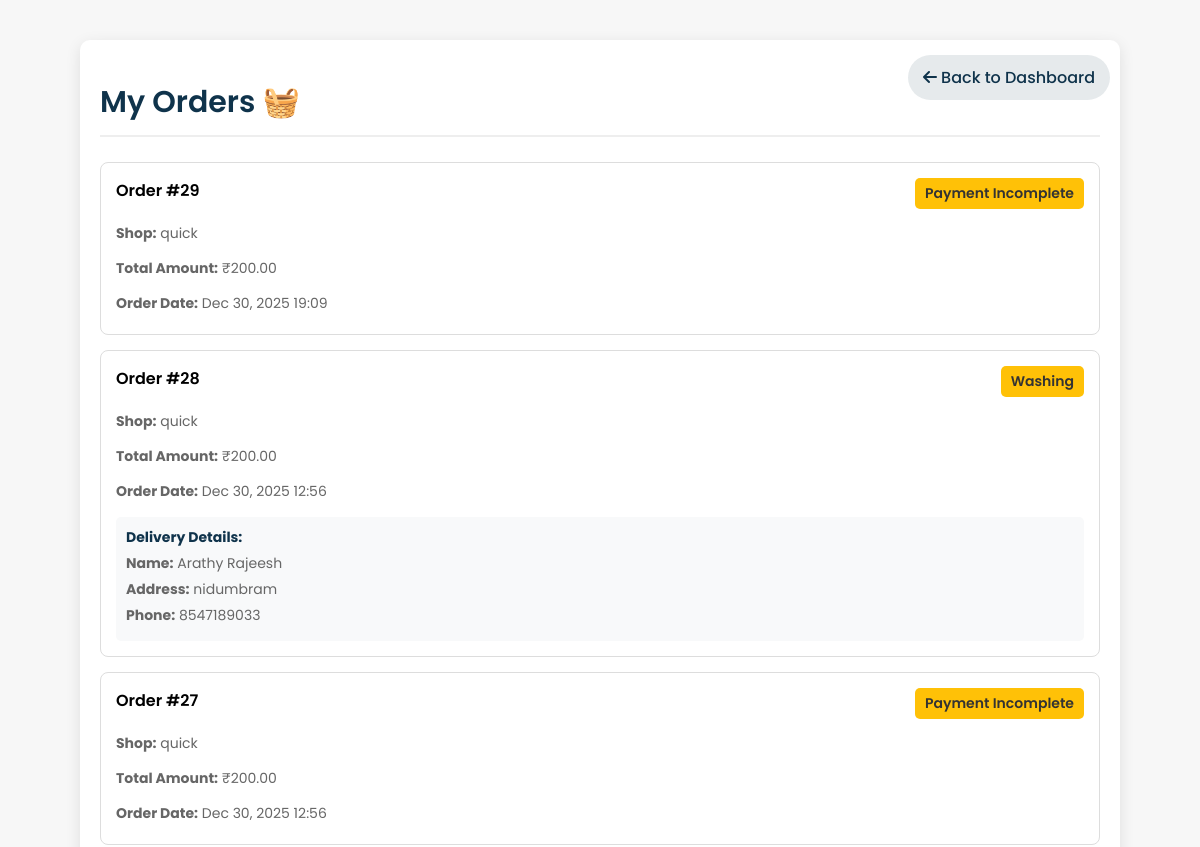
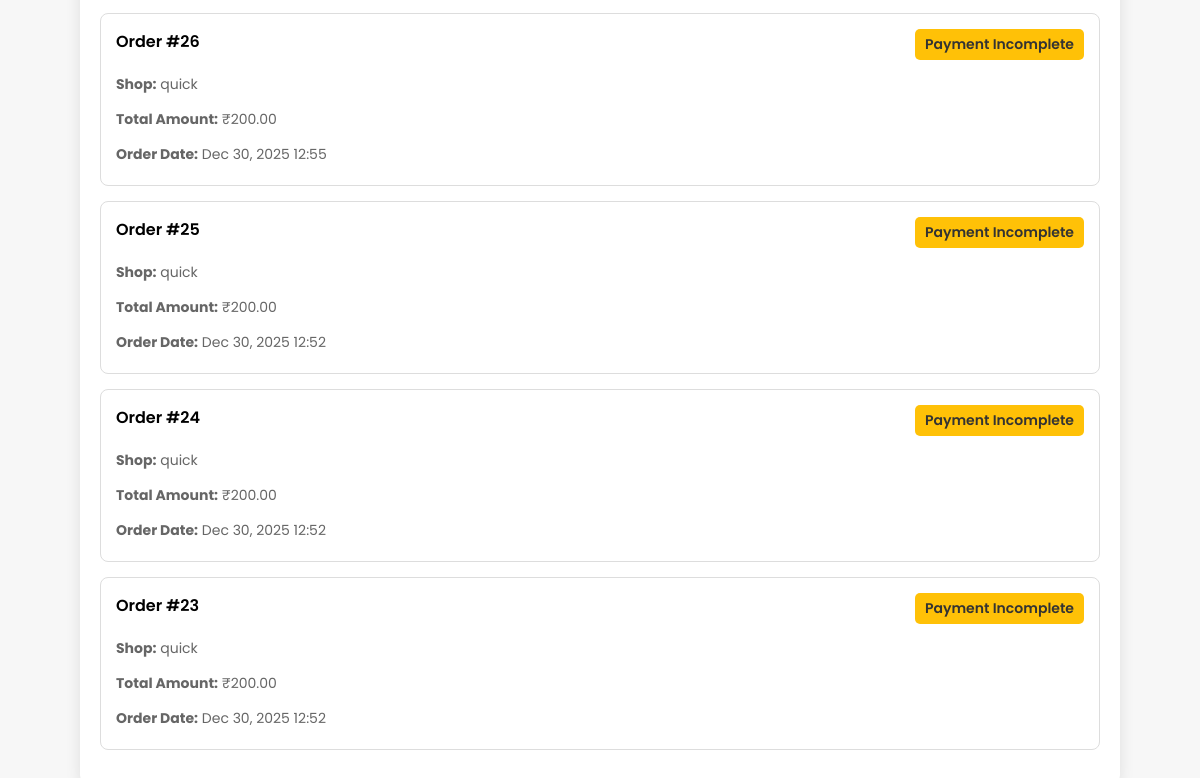
The app's page /orders/ (signed in), older data (2 pictures, top to bottom).
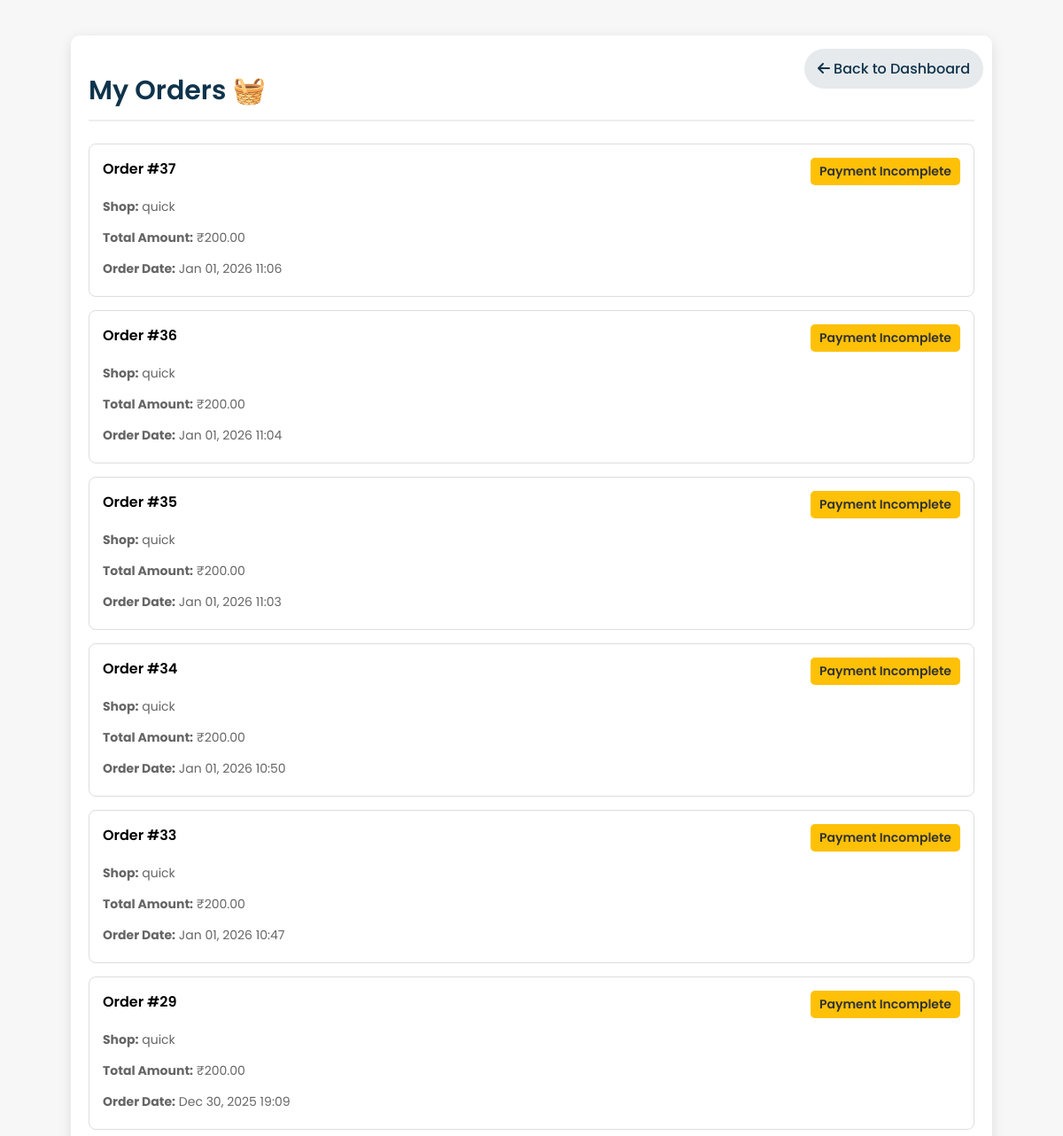
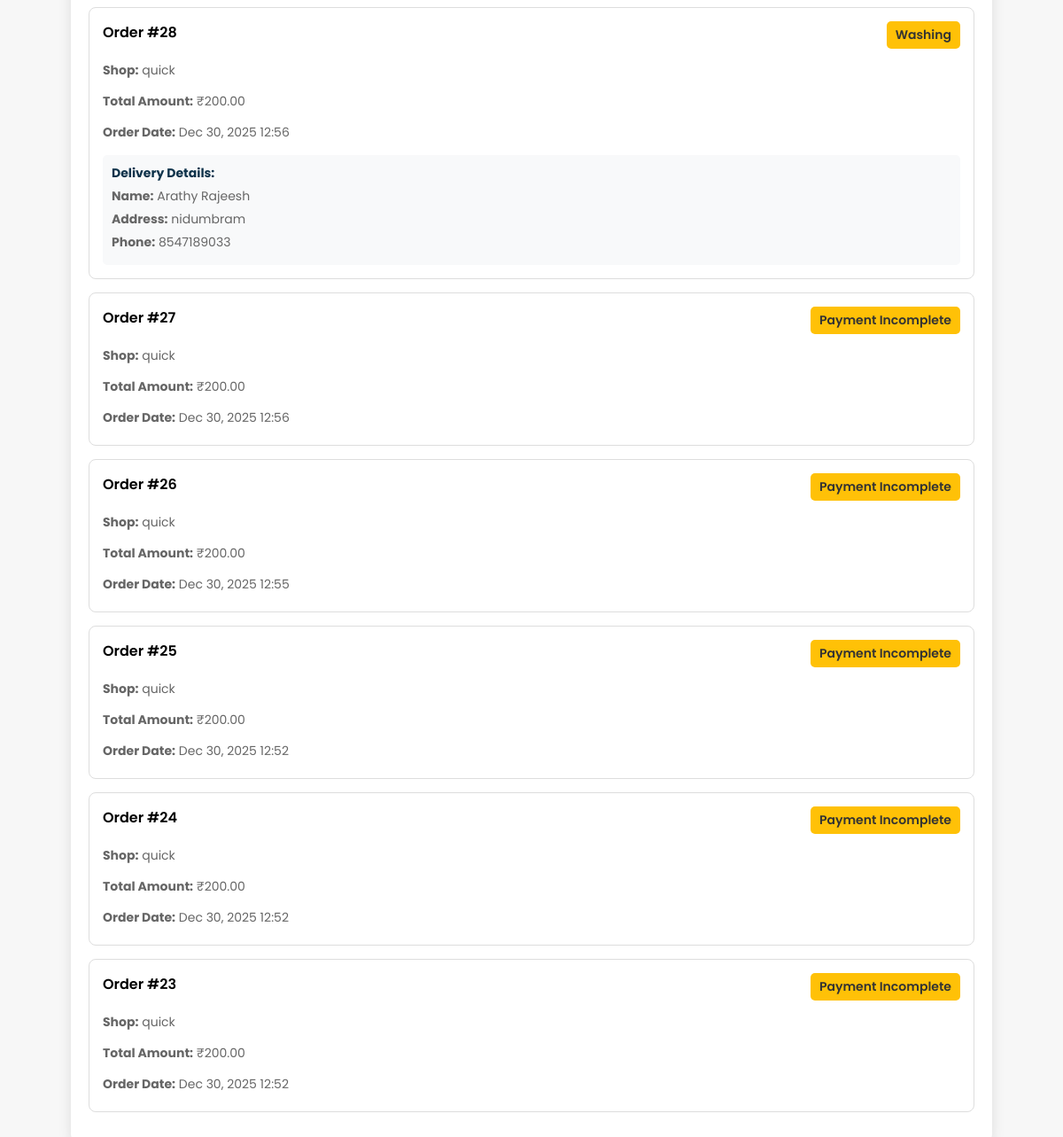
The same page, newer data (2 pictures, top to bottom).
### shop/models.py (models this page shows, shortened)
class Order(models.Model):
    STATUS_CHOICES = [
        ('Pending', 'Pending'),
        ('Washing', 'Washing'),
        ('Drying', 'Drying'),
        ('Ironing', 'Ironing'),
        ('Ready', 'Ready for Pickup'),
        ('Completed', 'Completed'),
    ]
    PAYMENT_CHOICES = [
        ('Pending', 'Pending'),
        ('Completed', 'Completed'),
    ]
    user = models.ForeignKey(User, on_delete=models.CASCADE)
    shop = models.ForeignKey(LaundryShop, on_delete=models.CASCADE)
    branch = models.ForeignKey(Branch, on_delete=models.CASCADE, blank=True, null=True)
    amount = models.DecimalField(max_digits=10, decimal_places=2)
    cloth_status = models.CharField(max_length=20, choices=STATUS_CHOICES, default='Pending')
    payment_status = models.CharField(max_length=20, choices=PAYMENT_CHOICES, default='Pending')
    pickup_date = models.DateTimeField(blank=True, null=True)
    delivery_date = models.DateTimeField(blank=True, null=True)
    delivery_name = models.CharField(max_length=100, blank=True)
    delivery_address = models.TextField(blank=True)
    delivery_phone = models.CharField(max_length=15, blank=True)
    special_instructions = models.TextField(blank=True)
    created_at = models.DateTimeField(default=timezone.now)
    delay_notified = models.BooleanField(default=False)
    thank_you_sent = models.BooleanField(default=False)
    platform_commission = models.DecimalField(max_digits=10, decimal_places=2, default=0, help_text="Platform commission amount")
    shop_amount = models.DecimalField(max_digits=10, decimal_places=2, default=0, help_text="Amount to be transferred to shop")
    razorpay_payment_id = models.CharField(max_length=100, blank=True, null=True, help_text="Razorpay payment ID")
    razorpay_order_id = models.CharField(max_length=100, blank=True, null=True, help_text="Razorpay order ID")
    transfer_id = models.CharField(max_length=100, blank=True, null=True, help_text="Razorpay transfer ID to shop")
    transfer_status = models.CharField(max_length=50, default='Pending', help_text="Status of transfer to shop")

class LaundryShop(models.Model):
    name = models.CharField(max_length=100, unique=True)
    email = models.EmailField(unique=True)
    password = models.CharField(max_length=128, blank=True)
    address = models.TextField(blank=True)
    phone = models.CharField(max_length=15, blank=True)
    city = models.CharField(max_length=100, blank=True)
    latitude = models.FloatField(blank=True, null=True)
    longitude = models.FloatField(blank=True, null=True)
    is_approved = models.BooleanField(default=False)
    is_open = models.BooleanField(default=True)
    created_at = models.DateTimeField(default=timezone.now)
    razorpay_account_id = models.CharField(
        max_length=100,
        blank=True,
        null=True,
        help_text="Razorpay Account ID for marketplace payments"
    )
    razorpay_key_id = models.CharField(
        max_length=100,
        blank=True,
        null=True,
        help_text="Razorpay Key ID for shop payments"
    )
    razorpay_key_secret = models.CharField(
        max_length=100,
        blank=True,
        null=True,
        help_text="Razorpay Key Secret for shop payments"
    )
    bank_account_holder_name = models.CharField(
        max_length=100,
        blank=True,
        null=True,
        help_text="Account holder name as per bank records"
    )
    bank_account_number = models.CharField(
        max_length=50,
        blank=True,
        null=True,
        help_text="Bank account number"
    )
    bank_ifsc_code = models.CharField(
        max_length=11,
        blank=True,
        null=True,
        help_text="IFSC code (e.g., HDFC0001234)"
    )
    bank_name = models.CharField(
        max_length=100,
        blank=True,
        null=True,
        help_text="Bank name (e.g., HDFC Bank, SBI)"
    )
    bank_branch = models.CharField(
        max_length=100,
        blank=True,
        null=True,
        help_text="Bank branch name"
    )
    bank_account_type = models.CharField(
        max_length=20,
        choices=[
            ('Savings', 'Savings'),
            ('Current', 'Current'),
        ],
        blank=True,
        null=True,
        help_text="Type of bank account"
    )

### shop/views.py (the view)
# urls.py: path("orders/", views.my_orders, name="orders"),
@login_required
def my_orders(request):
    user_orders = (
        Order.objects
        .filter(user=request.user)
        .select_related('shop', 'branch')
        .order_by('-created_at')
    )
    for order in user_orders:
        if order.branch:
            order.branch_rating = BranchRating.objects.filter(
                user=request.user,
                branch=order.branch
            ).first()
        if order.payment_status != "Completed":
            order.display_status = "Payment Incomplete"
        else:
            order.display_status = order.cloth_status
    return render(request, 'orders.html', {
        'orders': user_orders
    })

### shop/templates/orders.html (shortened to what this page needs)
{% load static %}
<!DOCTYPE html>
<html lang="en">
<head>
    <link rel="stylesheet" href="https://cdnjs.cloudflare.com/ajax/libs/font-awesome/6.0.0-beta3/css/all.min.css">
</head>
<body>
    <div class="page-container">
        <a href="{% url 'dashboard' %}" class="back-btn">
            <i class="fas fa-arrow-left"></i> Back to Dashboard
        </a>
        <h1 class="page-header">My Orders 🧺</h1>
        {% if orders %}
            {% for order in orders %}
            <div class="order-card {% if order.cloth_status == 'Completed' and order.payment_status == 'Completed' %}completed-highlight{% endif %}">
                <div class="order-header">
                    <span>Order #{{ order.id }}</span>
                    <div style="display: flex; flex-direction: column; align-items: flex-end; gap: 5px;">
                        <span class="order-status
                            {% if order.display_status == 'Payment Incomplete' %}status-pending
                            {% elif order.cloth_status == 'Pending' %}status-pending
                            {% elif order.cloth_status == 'Completed' %}status-completed
                            {% else %}status-processing{% endif %}">
                            {{ order.display_status }}
                        </span>
                    </div>
                </div>
                <div class="order-details">
                    <p><strong>Shop:</strong> {{ order.shop.name }}</p>
                    <p><strong>Total Amount:</strong> ₹{{ order.amount }}</p>
                    <p><strong>Order Date:</strong> {{ order.created_at|date:"M d, Y H:i" }}</p>
                    {% if order.delivery_name %}
                    <div style="margin-top: 15px; padding: 10px; background: #f8f9fa; border-radius: 5px;">
                        <p style="margin: 0; font-weight: bold; color: #0f334bff;">Delivery Details:</p>
                        <p style="margin: 5px 0;"><strong>Name:</strong> {{ order.delivery_name }}</p>
                        {% if order.delivery_address %}
                        <p style="margin: 5px 0;"><strong>Address:</strong> {{ order.delivery_address }}</p>
                        {% endif %}
                        {% if order.delivery_phone %}
                        <p style="margin: 5px 0;"><strong>Phone:</strong> {{ order.delivery_phone }}</p>
                        {% endif %}
                    </div>
                    {% endif %}
                </div>
            </div>
            {% endfor %}
        {% else %}
            <div class="order-card">
                <div class="order-details">
                    <p style="text-align: center; color: #666;">No orders found. <a href="{% url 'dashboard' %}" style="color: #0f334bff;">Start shopping</a></p>
                </div>
            </div>
        {% endif %}
    </div>
</body>
</html>

### shop/templates/orders.html (style rules this page uses)
body { background: #f7f7f7; font-family: "Poppins", sans-serif; }
.page-container { max-width: 1000px; margin: 40px auto; padding: 20px; background: white; border-radius: 10px; box-shadow: 0 4px 15px rgba(0, 0, 0, 0.1); position: relative; }
.page-header { font-size: 30px; font-weight: 600; color: #0f334bff; margin-bottom: 25px; border-bottom: 2px solid #eee; padding-bottom: 10px; }
.back-btn { position: absolute; top: 15px; right: 10px; color: #0f334bff; text-decoration: none; padding: 10px 15px; border-radius: 50px; background: rgba(15, 51, 75, 0.1); transition: all 0.3s ease; font-weight: 500; }
.order-card { background: #fff; border: 1px solid #ddd; border-radius: 8px; margin-bottom: 15px; padding: 15px; }
.order-header { display: flex; justify-content: space-between; font-weight: 600; margin-bottom: 10px; }
.order-status { font-size: 14px; padding: 5px 10px; border-radius: 5px; }
.status-processing { background: #ffc107; color: #333; }
.status-pending { background: #ffc107; color: #333; }
.order-details p { font-size: 14px; color: #666; margin-bottom: 5px; }

Row changes from the older to the newer data that the page shows:
added Order: id "37", display_status "Payment Incomplete", shop.name "quick", amount "200.00", created_at "Jan 01, 2026 11:06"
added Order: id "36", display_status "Payment Incomplete", shop.name "quick", amount "200.00", created_at "Jan 01, 2026 11:04"
added Order: id "35", display_status "Payment Incomplete", shop.name "quick", amount "200.00", created_at "Jan 01, 2026 11:03"
added Order: id "34", display_status "Payment Incomplete", shop.name "quick", amount "200.00", created_at "Jan 01, 2026 10:50"
added Order: id "33", display_status "Payment Incomplete", shop.name "quick", amount "200.00", created_at "Jan 01, 2026 10:47"
